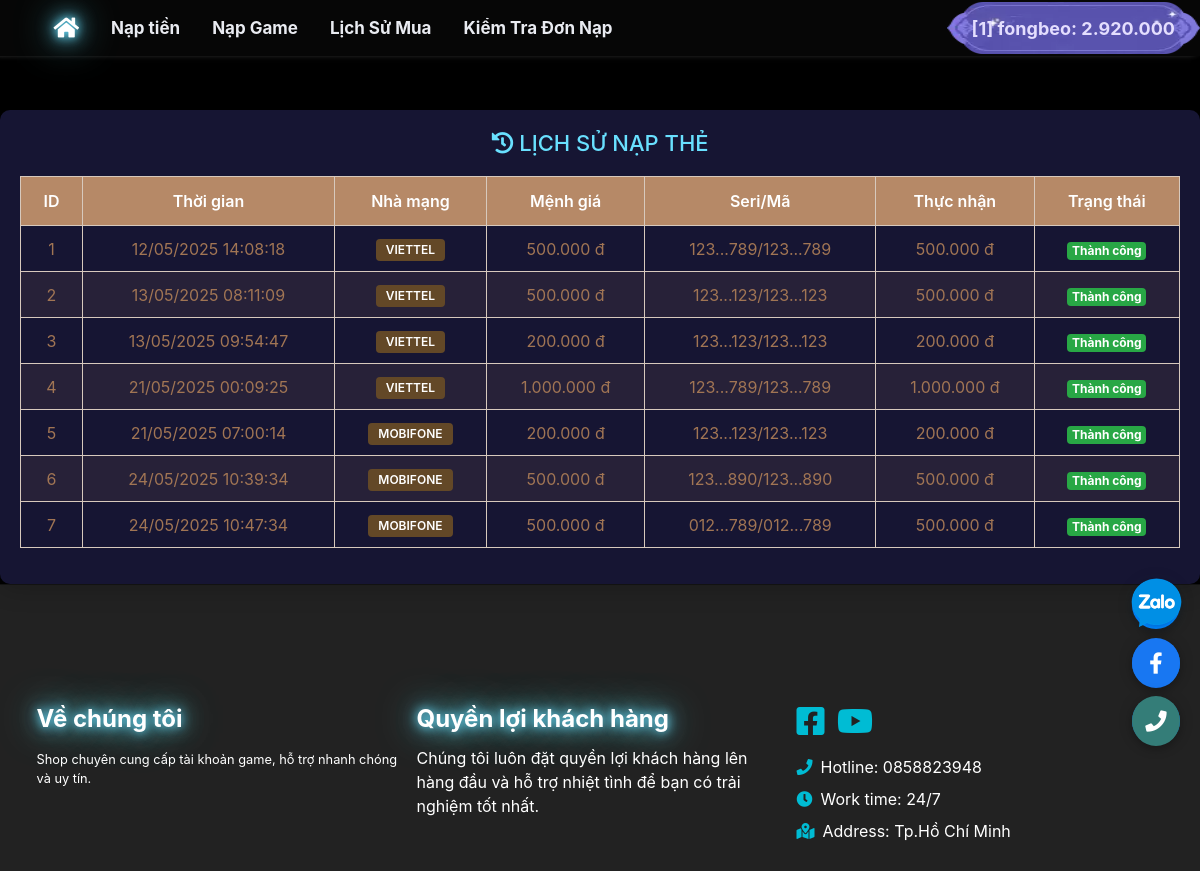
/public/client/HistoryRecharge.php (signed in), run on the app's committed database.
### tables this page shows
CREATE TABLE `users` (
  `id` int(11) NOT NULL,
  `username` varchar(255) DEFAULT NULL,
  `password` varchar(255) DEFAULT NULL,
  `token` varchar(255) DEFAULT NULL,
  `money` int(11) DEFAULT 0,
  `level` varchar(255) DEFAULT NULL,
  `banned` int(11) DEFAULT 0,
  `createdate` datetime DEFAULT NULL,
  `email` varchar(255) DEFAULT NULL,
  `total_money` int(11) DEFAULT 0
);

CREATE TABLE `cards` (
  `id` int(11) NOT NULL,
  `code` varchar(32) DEFAULT NULL,
  `username` varchar(255) NOT NULL,
  `loaithe` varchar(32) NOT NULL,
  `menhgia` int(11) NOT NULL,
  `thucnhan` int(11) DEFAULT 0,
  `seri` text DEFAULT NULL,
  `pin` text DEFAULT NULL,
  `createdate` datetime NOT NULL,
  `status` varchar(32) NOT NULL,
  `note` text DEFAULT NULL,
  `deletedate` varchar(255) DEFAULT NULL
);

### config/config.php (called while the page is built, shortened)
<?php
require_once(__DIR__ . "/function.php");
?>
<?php
class CMSNT
{
    private $ketnoi;
    function connect()
    {
        if (!$this->ketnoi)
        {
            $this->ketnoi = mysqli_connect('localhost', 'root', '', 'shopgame') or die ('Chưa kết nối đến DATABASE');
            mysqli_query($this->ketnoi, "set names 'utf8'");
        }
    }
    function get_list($sql)
    {
        $result = mysqli_query($this->ketnoi, $sql);
        $return = array();
        while ($row = mysqli_fetch_assoc($result))
        {
            $return[] = $row;
        }
        return $return;
    }
    function get_row($sql)
    {
        $result = mysqli_query($this->ketnoi, $sql);
        $row = mysqli_fetch_assoc($result);
        if ($row)
        {
            return $row;
        }
        return false;
    }
}
if(isset($_SESSION['username']))
{
    $CMSNT = new CMSNT;
    $getUser = $CMSNT->get_row(" SELECT * FROM users WHERE username = '".$_SESSION['username']."' ");
}
else
{
    $my_level = NULL;
    $my_money = 0;
}

### public/client/HistoryRecharge.php (the view, shortened to what this page needs)
<?php
require_once(__DIR__."/../../config/config.php");
require_once(__DIR__."/../../config/function.php");
require_once(__DIR__. "/Header.php");
require_once(__DIR__. "/Nav.php");
?>
<div class="wrapper">
    <main>
        <div class="recharge-history">
            <h3><i class="fas fa-history"></i> LỊCH SỬ NẠP THẺ</h3>
            <div class="table-responsive">
                <table id="datatable" class="table table-hover">
                    <thead>
                        <tr>
                            <th>ID</th>
                            <th>Thời gian</th>
                            <th>Nhà mạng</th>
                            <th>Mệnh giá</th>
                            <th>Seri/Mã</th>
                            <th>Thực nhận</th>
                            <th>Trạng thái</th>
                        </tr>
                    </thead>
                    <tbody>
                        <?php
                        $i = 1;
                        $username = $getUser['username'];
                        $query = $CMSNT->get_list("SELECT * FROM `cards` WHERE `username` = '$username' ORDER BY id ASC");
                        foreach($query as $row) {
                            $serial_display = substr($row['seri'], 0, 3).'...'.substr($row['seri'], -3);
                            $pin_display = substr($row['pin'], 0, 3).'...'.substr($row['pin'], -3);
                            $status = status($row['status'])
                        ?>
                        <tr>
                            <td><?=$i++;?></td>
                            <td><?=date('d/m/Y H:i:s', strtotime($row['createdate']));?></td>
                            <td><span class="badge badge-carrier"><?=$row['loaithe'];?></span></td>
                            <td><?=format_cash($row['menhgia']);?> đ</td>
                            <td><?=$serial_display;?>/<?=$pin_display;?></td>
                            <td><?=format_cash($row['thucnhan']);?> đ</td>
                            <td><?=$status;?></td>
                        </tr>
                        <?php } ?>
                    </tbody>
                </table>
            </div>
        </div>
    </main>
</div>
<?php
require_once(__DIR__ . "/Footer.php");
?>

### public/client/Nav.php (shortened to what this page needs)
<?php
require_once(__DIR__ . "/Header.php")
?>
<div class="wrapper">
    <nav class="main-header navbar navbar-expand-md nav-header mb-4">
        <div class="container">
            <div class="collapse navbar-collapse order-3" id="navbarCollapse">
                <ul class="navbar-nav">
                    <li class="nav-item">
                        <a href="/index.php" class="nav-link menu-header shine-active"><i class="ficon fa-lg fa fa-home"></i></a>
                    </li>
                    <li class="nav-item dropdown" id="topUp_balance">
                        <a href="#" data-toggle="dropdown" aria-haspopup="true" aria-expanded="false" class="nav-link dropdown-toggle menu-header ">Nạp tiền</a>
                    </li>
                    <?php
                        $recharge_category = $CMSNT->get_row("SELECT * FROM category WHERE title = 'DỊCH VỤ NẠP GAME'");
                        $recharge_anchor = $recharge_category ? strtolower(str_replace(' ', '_', $recharge_category['title'])) : 'recharge_service';
                    ?>
                    <li class="nav-item">
                        <a href="../../index.php#<?=$recharge_anchor?>" class="nav-link menu-header">Nạp Game</a>
                    </li>
                    <li class="nav-item dropdown">
                        <a href="#" data-toggle="dropdown" aria-haspopup="true" aria-expanded="false" class="nav-link dropdown-toggle menu-header">Lịch Sử Mua</a>
                    </li>
                    <li class="nav-item">
                         <a href="<?= empty($_SESSION['username']) ? '/public/client/Login.php' : '/public/client/HistoryRecharge.php'; ?>" class="nav-link menu-header">Kiểm Tra Đơn Nạp</a>
                    </li>
                </ul>
            </div>
            <ul class="order-1 order-md-3 navbar-nav navbar-no-expand ml-auto" style="position: absolute;right: 0px;">
                <?php if(empty($_SESSION['username'])) { ?>
                    <li class="nav-item">
                        <a href="/public/client/Register.php"><button class="btn-pretty">Đăng ký</button></a>
                    </li>
                    <li class="nav-item">
                        <a href="/public/client/Login.php"><button class="btn-pretty">Đăng nhập</button></a>
                    </li>
                <?php } else {?>
                    <li class="nav-item">
                        <span class="mt-2">
                            <a href="#" class="dropdown-toggle" data-toggle="dropdown" aria-haspopup="true" aria-expanded="false">
                                <button class="btn-pretty-user">
                                    [<?= $getUser['id']; ?>] <?= $_SESSION['username']; ?>: <?= format_cash($getUser['money']); ?>
                                </button>
                            </a>
                        </span>
                    </li>
                <?php }?>
            </ul>
        </div>
    </nav>

### config/function.php (shortened to what this page needs)
<?php
function format_cash($price)
{
    return str_replace(",", ".", number_format($price));
}
function status($data)
{
    if ($data == 'xuly'){
        $show = '<span class="badge badge-info">Đang xử lý</span>';
    }
    else if ($data == 'hoantat'){
        $show = '<span class="badge badge-success">Hoàn tất</span>';
    }
    else if ($data == 'hoanthanh'){
        $show = '<span class="badge badge-success">Thành công</span>';
    }
    return $show;
}

### styles/styles1.css (style rules this page uses)
body { background: #000 url(https://pbs.twimg.com/media/GjRPWT7acAArpEw?format=jpg&name=small) no-repeat fixed; background-size: cover; }
.nav-header { background-color: rgb(8 8 8 / 79%); }
.main-header { position: sticky; top: 0; box-shadow: 3px 3px 8px rgb(0 0 0 / 23%), -5px -5px 8px #fdfcfc; font-size: 17px; }
.menu-header { color: #e9ebf1; font-weight: bold; }
.shine-active { text-shadow: 0 0 10px #69e0ff, 0 0 20px #69e0ff, 0 0 40px #69e0ff; color: #fff; font-weight: bold; font-size: 17px; }
table, th, td { border-bottom: 1px solid #E2E2E2; }
th, td { border: 1px solid rgb(215 201 189) !important; color: rgb(161 117 84); }
.dropdown-toggle::after { display: none; }

### public/client/Nav.php (style rules this page uses)
.btn-pretty-user { display: inline-flex; align-items: center; justify-content: center; padding: 0 25px; height: 52px; font-size: 18px; font-weight: bold; color: #e4defe; white-space: nowrap; background: url(/assets/img/genshi/img/btn_pretty.webp) no-repeat center center; background-size: 100% 100%; border: none; border-radius: 6px; }

### public/client/HistoryRecharge.php (style rules this page uses)
.wrapper { display: flex; flex-direction: column; flex: 1; }
main { flex: 1; }
.recharge-history { margin-top: 30px; background: rgba(27, 25, 60, 0.85); padding: 20px; border-radius: 10px; box-shadow: 0 5px 25px rgba(0,0,0,0.2); }
.recharge-history h3 { color: #69e0ff; margin-bottom: 20px; font-size: 22px; text-align: center; }
#datatable { width: 100%; color: #fff; border-collapse: collapse; }
#datatable thead th { background-color: #b68967; color: white; font-weight: 600; border: none; padding: 12px 15px; text-align: center; }
#datatable tbody td { border-color: rgba(182, 137, 103, 0.3); padding: 10px 15px; vertical-align: middle; text-align: center; }
#datatable tbody tr:nth-child(even) { background-color: rgba(182, 137, 103, 0.1); }
.badge-carrier { padding: 5px 10px; border-radius: 4px; font-weight: 600; background: #634827; color: white; }
.badge-success { background-color: #28a745; }
.table-responsive { overflow-x: auto; }

### public/client/Footer.php (style rules this page uses)
html, body { height: 100%; margin: 0; }
body { display: flex; flex-direction: column; min-height: 100vh; }
.wrapper { flex: 1 0 auto; }

### data on the page
users: id "1", money "2.920.000"
cards: createdate "12/05/2025 14:08:18", loaithe "VIETTEL", menhgia "500.000", seri "123...789", pin "123...789", thucnhan "500.000", status "Thành công"
cards: createdate "13/05/2025 08:11:09", loaithe "VIETTEL", menhgia "500.000", seri "123...123", pin "123...123", thucnhan "500.000", status "Thành công"
cards: createdate "13/05/2025 09:54:47", loaithe "VIETTEL", menhgia "200.000", seri "123...123", pin "123...123", thucnhan "200.000", status "Thành công"
cards: createdate "21/05/2025 00:09:25", loaithe "VIETTEL", menhgia "1.000.000", seri "123...789", pin "123...789", thucnhan "1.000.000", status "Thành công"
cards: createdate "21/05/2025 07:00:14", loaithe "MOBIFONE", menhgia "200.000", seri "123...123", pin "123...123", thucnhan "200.000", status "Thành công"
cards: createdate "24/05/2025 10:39:34", loaithe "MOBIFONE", menhgia "500.000", seri "123...890", pin "123...890", thucnhan "500.000", status "Thành công"
cards: createdate "24/05/2025 10:47:34", loaithe "MOBIFONE", menhgia "500.000", seri "012...789", pin "012...789", thucnhan "500.000", status "Thành công"

### other printed values
$_SESSION['username'] "fongbeo"
